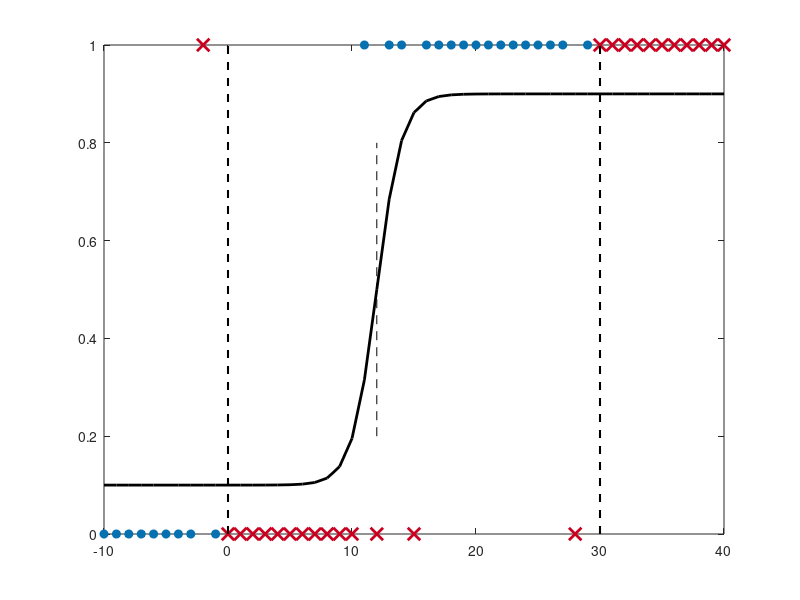

The MATLAB script that drew this image: (Note: this script raises an error after producing the figure.)
%% Figure of the features of switching
% Generate behavior according to a sigmoidal with lapse
xlst = -10:40;

rng(125)
lapse = 0.1;
offset = -12;
slope = 1;
nblockstart = 0; % Block starts on this trial
nblockend = 30;
trialside = (xlst >= nblockstart) & (xlst < nblockend); % Simulating a block switch at 0

rates = lapse + (1 - 2 * lapse) * 1 ./ (1 + exp(-slope * (xlst + offset)));

% Generate behavior based on rates
choices = rand(size(rates)) < rates;

corrtrials = choices == trialside;

% Plot
figure('Position', [440,317,695,481]);
plot(xlst(corrtrials) - nblockstart, choices(corrtrials), 'o', 'Color', [5,113,176]/255,...
    'MarkerFaceColor', [5,113,176]/255)
hold on
plot(xlst(~corrtrials) - nblockstart, choices(~corrtrials), 'x', 'Color', [202,0,32]/255,...
    'MarkerSize', 9, 'LineWidth', 2)


plot(xlst - nblockstart, rates, 'k', 'LineWidth', 2)
plot([nblockstart nblockstart], [0, 1], 'k--', 'LineWidth', 1.5);
plot([nblockend nblockend], [0, 1], 'k--', 'LineWidth', 1.5);

% Marker for parameters
plot([-offset -offset], [0.2, 0.8], 'k--')
% quiver(20, 0.9, 0, 0.1)
% Lapse annotation
annotation('arrow', 'X', [0.7, 0.7], 'Y', [0.87, 0.92], 'HeadLength', 8, 'HeadWidth', 8);
annotation('arrow', 'X', [0.7, 0.7], 'Y', [0.92, 0.87], 'HeadLength', 8, 'HeadWidth', 8);

% Offset annotation
annotation('arrow', 'X', [0.475, 0.605], 'Y', [0.65, 0.65], 'HeadLength', 8, 'HeadWidth', 8);
annotation('arrow', 'X', [0.605, 0.475], 'Y', [0.65, 0.65], 'HeadLength', 8, 'HeadWidth', 8);


mymakeaxis('x_label', 'Trials in block', 'y_label', 'Choice', 'offsetRatio', 0.05)

%%
text(4.5, 0.45, 'N_S', 'Interpreter', 'tex', 'FontSize', 15, 'FontAngle', 'italic')
text(22, 0.95, 'P_E', 'Interpreter', 'tex', 'FontSize', 15, 'FontAngle', 'italic')
text(14.6, 0.7, '\alpha', 'Interpreter', 'tex', 'FontSize', 15)



